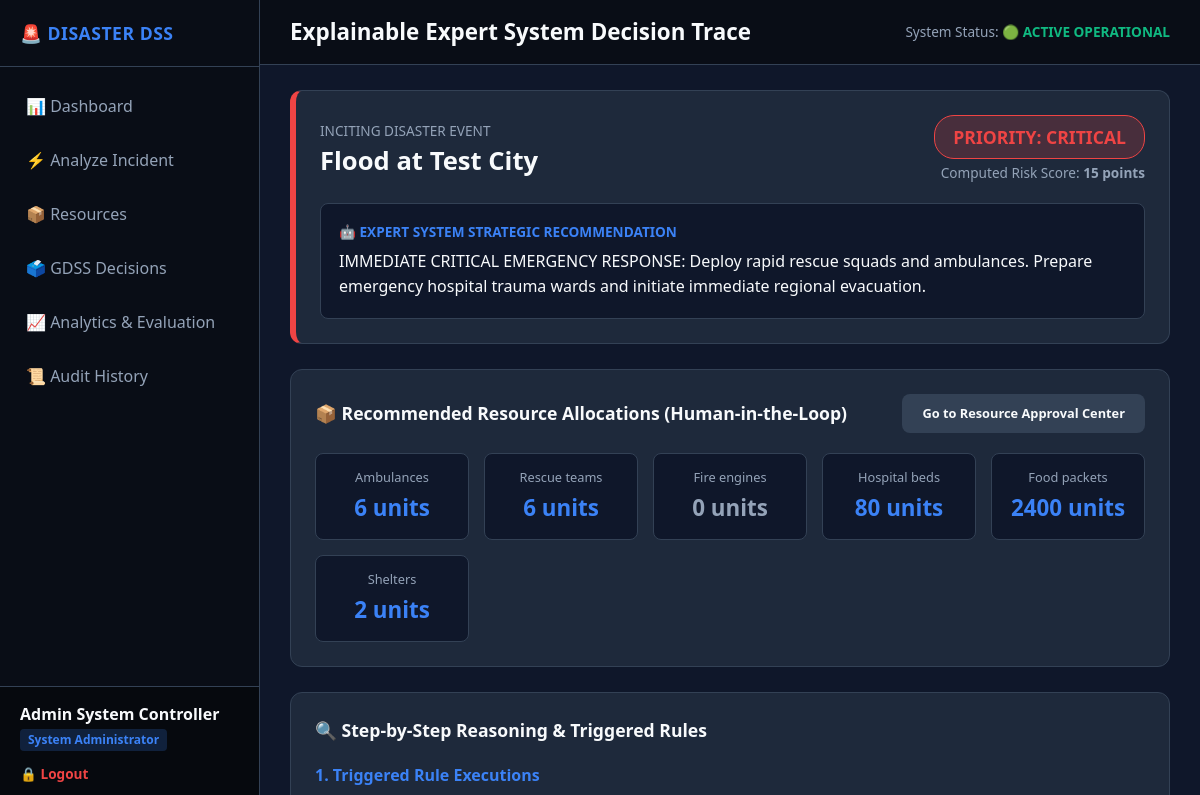
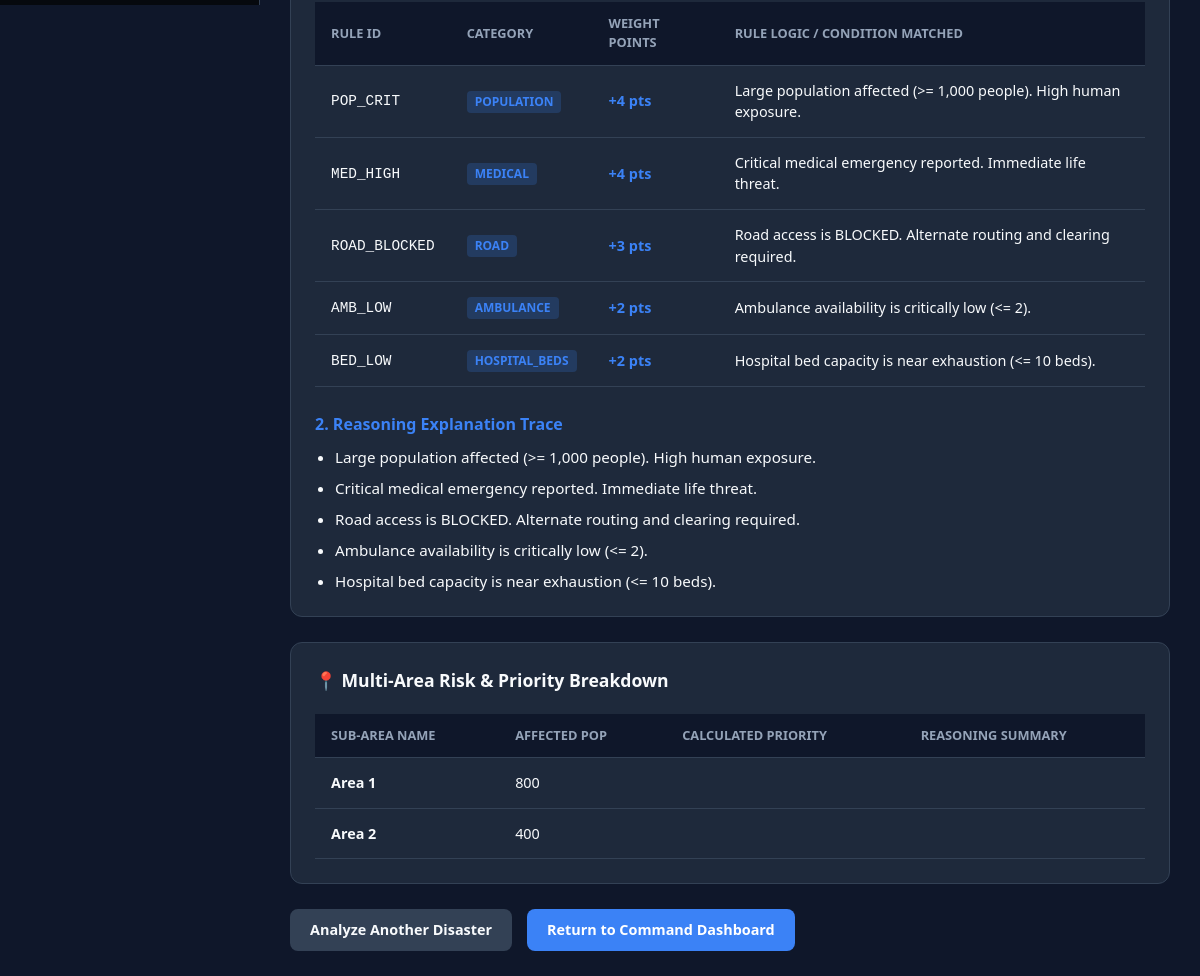
/disaster/3/explain (signed in), run on the app's committed database (2 pictures, top to bottom).
### tables this page shows
CREATE TABLE disasters (
            id INTEGER PRIMARY KEY AUTOINCREMENT,
            disaster_type TEXT NOT NULL,
            location TEXT NOT NULL,
            people_affected INTEGER,
            medical_emergency TEXT,
            road_status TEXT,
            available_ambulances INTEGER,
            hospital_beds INTEGER,
            priority TEXT,
            recommendation TEXT,
            created_at TEXT
        , status TEXT DEFAULT 'ACTIVE');

CREATE TABLE affected_areas (
            id INTEGER PRIMARY KEY AUTOINCREMENT,
            disaster_id INTEGER NOT NULL,
            area_name TEXT NOT NULL,
            people_affected INTEGER DEFAULT 0,
            medical_emergency TEXT DEFAULT 'LOW',
            road_status TEXT DEFAULT 'ACCESSIBLE',
            specific_metrics_json TEXT,
            calculated_priority TEXT DEFAULT 'LOW',
            reasoning_json TEXT,
            created_at TEXT,
            FOREIGN KEY (disaster_id) REFERENCES disasters(id) ON DELETE CASCADE
        );

### app/routes/disaster_routes.py (the view)
@disaster_bp.route("/disaster/<int:disaster_id>/explain")
@login_required
def explain(disaster_id):
    disaster = get_disaster_by_id(disaster_id)
    if not disaster:
        flash("Disaster incident not found.", "warning")
        return redirect(url_for("disaster.dashboard"))
    areas = get_affected_areas_by_disaster(disaster_id)
    engine = RuleEngine()
    eval_result = engine.evaluate_area(disaster["disaster_type"], {
        "people_affected": disaster["people_affected"],
        "medical_emergency": disaster["medical_emergency"],
        "road_status": disaster["road_status"],
        "ambulances": disaster["available_ambulances"],
        "hospital_beds": disaster["hospital_beds"]
    })
    return render_template(
        "result.html",
        disaster_id=disaster["id"],
        disaster_type=disaster["disaster_type"],
        location=disaster["location"],
        people_affected=disaster["people_affected"],
        medical_emergency=disaster["medical_emergency"],
        road_status=disaster["road_status"],
        priority=disaster["priority"],
        score=eval_result["score"],
        recommendation=disaster["recommendation"],
        resource_recommendations=eval_result["resource_recommendations"],
        reasons=eval_result["reasons"],
        triggered_rules=eval_result["triggered_rules"],
        evaluated_areas=areas
    )

### app/db.py (called while the page is built)
def get_db():
    conn = sqlite3.connect(DATABASE_PATH, timeout=30.0)
    try:
        conn.execute("PRAGMA journal_mode=WAL;")
    except Exception:
        pass
    conn.row_factory = sqlite3.Row
    return conn

### app/models.py (called while the page is built)
def get_disaster_by_id(disaster_id):
    conn = get_db()
    disaster = conn.execute("SELECT * FROM disasters WHERE id = ?", (disaster_id,)).fetchone()
    conn.close()
    return disaster

def get_affected_areas_by_disaster(disaster_id):
    conn = get_db()
    areas = conn.execute("SELECT * FROM affected_areas WHERE disaster_id = ? ORDER BY id ASC", (disaster_id,)).fetchall()
    conn.close()
    return areas

### app/routes/auth_routes.py (called while the page is built)
def login_required(f):
    @wraps(f)
    def decorated_function(*args, **kwargs):
        if "user_id" not in session:
            flash("Please log in to access this page.", "warning")
            return redirect(url_for("auth.login"))
        return f(*args, **kwargs)
    return decorated_function

### app/templates/result.html (shortened to what this page needs)
{% extends "base.html" %}
{% block header_title %}Explainable Expert System Decision Trace{% endblock %}
{% block content %}
<div style="max-width: 950px; margin: 0 auto;">
    <div class="card" style="border-left: 6px solid {% if priority == 'CRITICAL' %}var(--danger){% elif priority == 'HIGH' %}var(--warning){% elif priority == 'MEDIUM' %}var(--info){% else %}var(--success){% endif %};">
        <div style="display: flex; justify-content: space-between; align-items: center; flex-wrap: wrap; gap: 15px;">
            <div>
                <span style="color: var(--text-muted); font-size: 0.85rem; text-transform: uppercase;">Inciting Disaster Event</span>
                <h2 style="font-size: 1.6rem; color: var(--text-main);">{{ disaster_type }} at {{ location }}</h2>
            </div>
            <div style="text-align: right;">
                <span class="badge badge-{{ priority|lower }}" style="font-size: 1.1rem; padding: 8px 18px;">
                    PRIORITY: {{ priority }}
                </span>
                <div style="font-size: 0.85rem; color: var(--text-muted); margin-top: 4px;">Computed Risk Score: <strong>{{ score }} points</strong></div>
            </div>
        </div>
        <div style="margin-top: 20px; background: #0f172a; padding: 18px; border-radius: 8px; border: 1px solid var(--border);">
            <div style="font-size: 0.85rem; font-weight: 700; color: var(--primary); text-transform: uppercase; margin-bottom: 6px;">
                🤖 Expert System Strategic Recommendation
            </div>
            <p style="font-size: 1rem; color: var(--text-main); font-weight: 500; line-height: 1.6;">
                {{ recommendation }}
            </p>
        </div>
    </div>
    <div class="card">
        <div class="card-header">
            <div class="card-title">📦 Recommended Resource Allocations (Human-in-the-Loop)</div>
            <a href="{{ url_for('resource.index') }}" class="btn btn-secondary" style="font-size: 0.8rem;">Go to Resource Approval Center</a>
        </div>
        <div class="grid-cols-3" style="display: grid; grid-template-columns: repeat(auto-fit, minmax(140px, 1fr)); gap: 15px;">
            {% for rname, rqty in resource_recommendations.items() %}
            <div style="background: #0f172a; padding: 14px; border-radius: 8px; text-align: center; border: 1px solid var(--border);">
                <div style="font-size: 0.8rem; color: var(--text-muted);">{{ rname }}</div>
                <div style="font-size: 1.4rem; font-weight: 700; color: {% if rqty > 0 %}var(--primary){% else %}var(--text-muted){% endif %}; margin-top: 4px;">
                    {{ rqty }} units
                </div>
            </div>
            {% endfor %}
        </div>
    </div>
    <div class="card">
        <div class="card-header">
            <div class="card-title">🔍 Step-by-Step Reasoning & Triggered Rules</div>
        </div>
        <h4 style="color: var(--primary); margin-bottom: 10px;">1. Triggered Rule Executions</h4>
        <table>
            <thead>
                <tr>
                    <th>Rule ID</th>
                    <th>Category</th>
                    <th>Weight Points</th>
                    <th>Rule Logic / Condition Matched</th>
                </tr>
            </thead>
            <tbody>
                {% for rule in triggered_rules %}
                <tr>
                    <td><code>{{ rule.id }}</code></td>
                    <td><span class="role-badge">{{ rule.category }}</span></td>
                    <td><strong style="color: var(--primary);">+{{ rule.points }} pts</strong></td>
                    <td>{{ rule.msg }}</td>
                </tr>
                {% endfor %}
            </tbody>
        </table>
        <h4 style="color: var(--primary); margin-top: 25px; margin-bottom: 10px;">2. Reasoning Explanation Trace</h4>
        <ul style="padding-left: 20px; display: flex; flex-direction: column; gap: 8px;">
            {% for reason in reasons %}
            <li style="color: var(--text-main); font-size: 0.95rem;">{{ reason }}</li>
            {% endfor %}
        </ul>
    </div>
    {% if evaluated_areas %}
    <div class="card">
        <div class="card-header">
            <div class="card-title">📍 Multi-Area Risk & Priority Breakdown</div>
        </div>
        <table>
            <thead>
                <tr>
                    <th>Sub-Area Name</th>
                    <th>Affected Pop</th>
                    <th>Calculated Priority</th>
                    <th>Reasoning Summary</th>
                </tr>
            </thead>
            <tbody>
                {% for area in evaluated_areas %}
                <tr>
                    <td><strong>{{ area.area_name }}</strong></td>
                    <td>{{ area.people_affected }}</td>
                    <td><span class="badge badge-{{ area.priority|lower }}">{{ area.priority }}</span></td>
                    <td style="font-size: 0.85rem; color: var(--text-muted);">
                    </td>
                </tr>
                {% endfor %}
            </tbody>
        </table>
    </div>
    {% endif %}
    <div style="display: flex; gap: 15px; margin-top: 20px;">
        <a href="{{ url_for('disaster.index') }}" class="btn btn-secondary">Analyze Another Disaster</a>
        <a href="{{ url_for('disaster.dashboard') }}" class="btn btn-primary">Return to Command Dashboard</a>
    </div>
</div>
{% endblock %}

### app/static/css/style.css (style rules this page uses)
:root { --bg-main: #0f172a; --bg-card: #1e293b; --bg-card-hover: #334155; --text-main: #f8fafc; --text-muted: #94a3b8; --primary: #3b82f6; --primary-hover: #2563eb; --danger: #ef4444; --warning: #f59e0b; --success: #10b981; --info: #06b6d4; --border: #334155; --sidebar-width: 260px; }
* { box-sizing: border-box; margin: 0; padding: 0; }
body { font-family: 'Segoe UI', system-ui, -apple-system, sans-serif; background-color: var(--bg-main); color: var(--text-main); line-height: 1.5; display: flex; min-height: 100vh; }
.role-badge { display: inline-block; padding: 2px 8px; border-radius: 4px; font-size: 0.75rem; font-weight: 600; background: rgba(59, 130, 246, 0.2); color: var(--primary); }
.card { background: var(--bg-card); border: 1px solid var(--border); border-radius: 12px; padding: 24px; margin-bottom: 25px; }
.card-header { display: flex; justify-content: space-between; align-items: center; margin-bottom: 20px; }
.card-title { font-size: 1.1rem; font-weight: 700; color: var(--text-main); }
.badge { padding: 4px 10px; border-radius: 20px; font-size: 0.75rem; font-weight: 700; text-transform: uppercase; display: inline-block; }
.badge-critical { background: rgba(239, 68, 68, 0.2); color: var(--danger); border: 1px solid var(--danger); }
table { width: 100%; border-collapse: collapse; margin-top: 10px; }
th { background: #0f172a; color: var(--text-muted); font-size: 0.8rem; text-transform: uppercase; padding: 12px 16px; text-align: left; border-bottom: 1px solid var(--border); }
td { padding: 14px 16px; border-bottom: 1px solid var(--border); font-size: 0.9rem; }
.btn { padding: 10px 20px; border-radius: 8px; font-weight: 600; cursor: pointer; border: none; display: inline-flex; align-items: center; gap: 8px; font-size: 0.9rem; text-decoration: none; }
.btn-primary { background: var(--primary); color: white; }
.btn-secondary { background: var(--border); color: var(--text-main); }

### data on the page
disasters: disaster_type "Flood", location "Test City", priority "CRITICAL", recommendation "IMMEDIATE CRITICAL EMERGENCY RESPONSE: Deploy rapid rescue squads and ambulances. Prepare emergency hospital trauma wards and initiate immediate regional evacuation."
affected_areas: area_name "Area 1", people_affected "800"
affected_areas: area_name "Area 2", people_affected "400"

### other printed values
{{ session.get('full_name') }} "Admin System Controller"
{{ session.get('role') }} "System Administrator"
{{ score }} "15"
{{ rname }} "Ambulances" "Rescue teams" "Fire engines" "Hospital beds" "Food packets" "Shelters"
{{ rqty }} "6" "6" "0" "80" "2400" "2"
{{ rule.id }} "POP_CRIT" "MED_HIGH" "ROAD_BLOCKED" "AMB_LOW" "BED_LOW"
{{ rule.category }} "POPULATION" "MEDICAL" "ROAD" "AMBULANCE" "HOSPITAL_BEDS"
{{ rule.points }} "4" "4" "3" "2" "2"
{{ rule.msg }} "Large population affected (>= 1,000 people). High human exposure." "Critical medical emergency reported. Immediate life threat." "Road access is BLOCKED. Alternate routing and clearing required." "Ambulance availability is critically low (<= 2)." "Hospital bed capacity is near exhaustion (<= 10 beds)."
{{ reason }} "Large population affected (>= 1,000 people). High human exposure." "Critical medical emergency reported. Immediate life threat." "Road access is BLOCKED. Alternate routing and clearing required." "Ambulance availability is critically low (<= 2)." "Hospital bed capacity is near exhaustion (<= 10 beds)."
